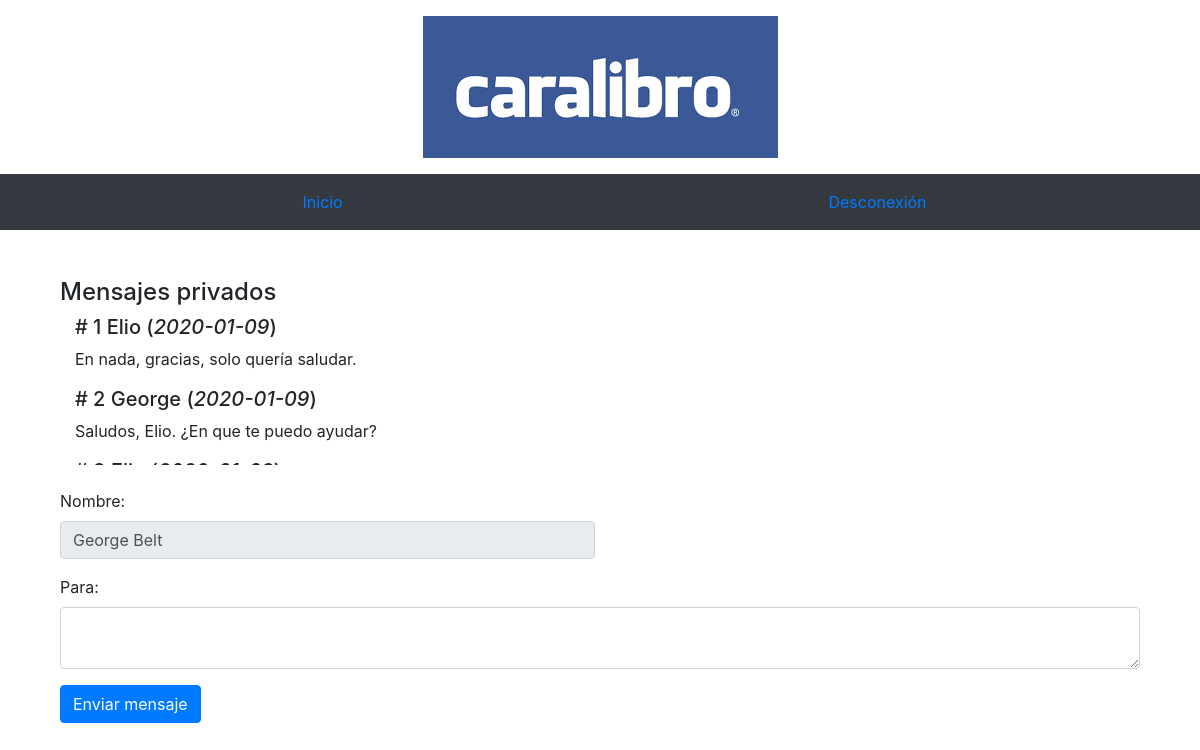
The app's page /index.php?current=message&from=1&to=2 (signed in) with its own data.
### tables this page shows
CREATE TABLE `privados` (
  `id` int(11) NOT NULL,
  `message` text NOT NULL,
  `user` int(11) NOT NULL,
  `date` date NOT NULL DEFAULT current_timestamp(),
  `goto` int(11) NOT NULL
);

CREATE TABLE `usuarios` (
  `id` int(11) NOT NULL,
  `name` text DEFAULT NULL,
  `surname` text NOT NULL,
  `email` text NOT NULL,
  `password` varchar(500) NOT NULL,
  `date` timestamp NOT NULL DEFAULT current_timestamp()
);

### controller/template.controller.php (called while the page is built)
<?php
Class TemplateController {
    public function getTemplate() {
        include 'view/template.php';
    }
}

### index.php (called while the page is built, shortened)
<?php
require_once 'controller/template.controller.php';
require_once 'controller/users.controller.php';
require_once 'controller/privates.controller.php';
require_once 'model/connection.php';
require_once 'model/users.model.php';
require_once 'model/privates.model.php';
$template = new TemplateController();
$template -> getTemplate();

### controller/users.controller.php (called while the page is built, shortened)
<?php
class UsersController
{
    static public function getUserByID($id)
    {
        $table = "usuarios";
        $user = UsersModel::getUserByID($table, $id);
        return $user;
    }
}

### model/connection.php (called while the page is built)
<?php
    class Connection {
        static public function connect() {
            $link = new PDO("mysql:host=localhost;dbname=caralibro", "root", "");
            $link -> exec("set names ut8");
            return $link;
        }
    }
?>

### model/users.model.php (called while the page is built, shortened)
<?php
require_once 'connection.php';
class UsersModel
{
    static public function getUserByID($table, $id)
    {
        $sql_statement = Connection::connect()->prepare(
            "SELECT *
            FROM $table
            WHERE id = $id"
        );
        $sql_statement->execute();
        return $sql_statement->fetchAll();
    }
}

### controller/privates.controller.php (called while the page is built, shortened)
<?php
    class PrivatesController {
        static public function getPrivateMessages($from, $to) {
            $table = 'privados';
            $messages = PrivatesModel::getPrivateMessages($table, $from, $to);
            return $messages;
        }
    }

### model/privates.model.php (called while the page is built, shortened)
<?php
    class PrivatesModel {
        static public function getPrivateMessages($table, $from, $to) {
            $sql_statement = Connection::connect() -> prepare("
                SELECT *
                FROM $table
                WHERE (user = $from AND goto = $to)
                OR (user = $to AND goto = $from)
                ORDER BY id DESC;
            ");
            $sql_statement -> execute();
            return $sql_statement -> fetchAll();
        }
    }

### view/contents/message.content.php (the view, shortened to what this page needs)
<?php
if (isset($_GET["from"]) && isset($_GET["to"])) {
    $user_from = UsersController::getUserByID($_GET["from"])[0];
    $user_to = UsersController::getUserByID($_GET["to"])[0];
    $privates = PrivatesController::getPrivateMessages($user_from["id"], $user_to["id"]);
}
?>
<div class="container">
    <h4>Mensajes privados</h4>
    <div class="container" style="overflow-y: scroll; height: 150px">
        <?php foreach ($privates as $key => $value) : ?>
            <h5># <?php echo ($key+1) ?> <?php echo UsersController::getUserByID($value["user"])[0]["name"] ?> (<i><?php echo $value["date"] ?></i>)</h5>
            <p><?php echo $value["message"] ?></p>
        <?php endforeach ?>
    </div>
    <br>
    <form method="post">
        <div class="form-row">
            <div class="form-group col-md-6">
                <label for="name">Nombre:</label>
                <input readonly type="text" class="form-control" value="<?php echo ($user_to["name"] . " " . $user_to["surname"]) ?>">
            </div>
        </div>
        <div class="form-row">
            <div class="form-group col">
                <label for="name">Para:</label>
                <textarea class="form-control" name="idMessage"></textarea>
            </div>
        </div>
        <button type="submit" class="btn btn-primary">Enviar mensaje</button>
    </form>
</div>

### records on screen
privados: user.name "Elio", date "2020-01-09", message "En nada, gracias, solo quería saludar."
privados: user.name "George", date "2020-01-09", message "Saludos, Elio. ¿En que te puedo ayudar?"
usuarios: name+surname "George Belt"
